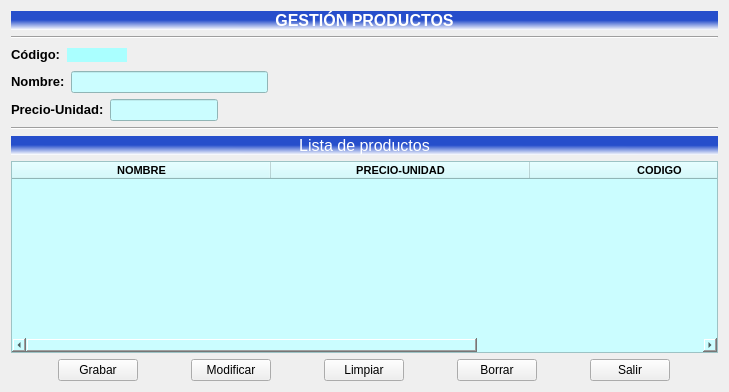
      <widget class="QWidget" name="tab_13">
       <attribute name="title">
        <string>Productos</string>
       </attribute>
       <layout class="QGridLayout" name="gridLayout_23">
        <item row="0" column="0">
         <layout class="QVBoxLayout" name="verticalLayout">
          <item>
           <widget class="QLabel" name="lblXesPro">
            <property name="sizePolicy">
             <sizepolicy hsizetype="Preferred" vsizetype="Fixed">
              <horstretch>0</horstretch>
              <verstretch>0</verstretch>
             </sizepolicy>
            </property>
            <property name="font">
             <font>
              <pointsize>12</pointsize>
              <weight>75</weight>
              <bold>true</bold>
             </font>
            </property>
            <property name="layoutDirection">
             <enum>Qt::LeftToRight</enum>
            </property>
            <property name="autoFillBackground">
             <bool>false</bool>
            </property>
            <property name="styleSheet">
             <string notr="true">color: rgb(255, 255, 255);
background-color: qlineargradient(spread:pad, x1:0.545, y1:0.482955, x2:0.534091, y2:1, stop:0 rgba(38, 78, 203, 255), stop:1 rgba(255, 255, 255, 255));</string>
            </property>
            <property name="text">
             <string>GESTIÓN PRODUCTOS</string>
            </property>
            <property name="alignment">
             <set>Qt::AlignCenter</set>
            </property>
           </widget>
          </item>
          <item>
           <widget class="Line" name="line">
            <property name="orientation">
             <enum>Qt::Horizontal</enum>
            </property>
           </widget>
          </item>
         </layout>
        </item>
        <item row="1" column="0">
         <layout class="QGridLayout" name="gridLayout_18">
          <item row="0" column="0">
           <widget class="QLabel" name="lblCodPro_2">
            <property name="sizePolicy">
             <sizepolicy hsizetype="Fixed" vsizetype="Fixed">
              <horstretch>0</horstretch>
              <verstretch>0</verstretch>
             </sizepolicy>
            </property>
            <property name="font">
             <font>
              <pointsize>10</pointsize>
              <weight>75</weight>
              <bold>true</bold>
             </font>
            </property>
            <property name="text">
             <string>Código:</string>
            </property>
           </widget>
          </item>
          <item row="0" column="1">
           <widget class="QLabel" name="lblCodPro">
            <property name="sizePolicy">
             <sizepolicy hsizetype="Fixed" vsizetype="Fixed">
              <horstretch>25</horstretch>
              <verstretch>0</verstretch>
             </sizepolicy>
            </property>
            <property name="maximumSize">
             <size>
              <width>60</width>
              <height>16777215</height>
             </size>
            </property>
            <property name="font">
             <font>
              <weight>75</weight>
              <bold>true</bold>
             </font>
            </property>
            <property name="styleSheet">
             <string notr="true">background-color: rgb(170, 255, 255);</string>
            </property>
            <property name="text">
             <string/>
            </property>
           </widget>
          </item>
          <item row="0" column="2">
           <spacer name="horizontalSpacer_13">
            <property name="orientation">
             <enum>Qt::Horizontal</enum>
            </property>
            <property name="sizeHint" stdset="0">
             <size>
              <width>40</width>
              <height>20</height>
             </size>
            </property>
           </spacer>
          </item>
         </layout>
        </item>
        <item row="2" column="0">
         <layout class="QGridLayout" name="gridLayout_21">
          <item row="0" column="0">
           <widget class="QLabel" name="lblNomPro">
            <property name="sizePolicy">
             <sizepolicy hsizetype="Fixed" vsizetype="Fixed">
              <horstretch>0</horstretch>
              <verstretch>0</verstretch>
             </sizepolicy>
            </property>
            <property name="font">
             <font>
              <pointsize>10</pointsize>
              <weight>75</weight>
              <bold>true</bold>
             </font>
            </property>
            <property name="text">
             <string>Nombre:</string>
            </property>
           </widget>
          </item>
          <item row="0" column="1">
           <widget class="QLineEdit" name="editNomPro">
            <property name="sizePolicy">
             <sizepolicy hsizetype="Expanding" vsizetype="Fixed">
              <horstretch>0</horstretch>
              <verstretch>0</verstretch>
             </sizepolicy>
            </property>
            <property name="styleSheet">
             <string notr="true">background-color: rgb(203, 253, 255);</string>
            </property>
            <property name="alignment">
             <set>Qt::AlignLeading|Qt::AlignLeft|Qt::AlignVCenter</set>
            </property>
           </widget>
          </item>
          <item row="0" column="2">
           <spacer name="horizontalSpacer_11">
            <property name="orientation">
             <enum>Qt::Horizontal</enum>
            </property>
            <property name="sizeType">
             <enum>QSizePolicy::Fixed</enum>
            </property>
            <property name="sizeHint" stdset="0">
             <size>
              <width>450</width>
              <height>20</height>
             </size>
            </property>
           </spacer>
          </item>
         </layout>
        </item>
        <item row="3" column="0">
         <layout class="QGridLayout" name="gridLayout_19">
          <item row="0" column="0">
           <widget class="QLabel" name="lblPreUni">
            <property name="sizePolicy">
             <sizepolicy hsizetype="Fixed" vsizetype="Fixed">
              <horstretch>0</horstretch>
              <verstretch>0</verstretch>
             </sizepolicy>
            </property>
            <property name="font">
             <font>
              <pointsize>10</pointsize>
              <weight>75</weight>
              <bold>true</bold>
             </font>
            </property>
            <property name="text">
             <string>Precio-Unidad:</string>
            </property>
           </widget>
          </item>
          <item row="0" column="1">
           <widget class="QLineEdit" name="editPreUni">
            <property name="sizePolicy">
             <sizepolicy hsizetype="Fixed" vsizetype="Fixed">
              <horstretch>0</horstretch>
              <verstretch>0</verstretch>
             </sizepolicy>
            </property>
            <property name="baseSize">
             <size>
              <width>0</width>
              <height>0</height>
             </size>
            </property>
            <property name="styleSheet">
             <string notr="true">background-color: rgb(203, 253, 255);</string>
            </property>
            <property name="alignment">
             <set>Qt::AlignCenter</set>
            </property>
           </widget>
          </item>
          <item row="0" column="2">
           <spacer name="horizontalSpacer_12">
            <property name="orientation">
             <enum>Qt::Horizontal</enum>
            </property>
            <property name="sizeType">
             <enum>QSizePolicy::Fixed</enum>
            </property>
            <property name="sizeHint" stdset="0">
             <size>
              <width>500</width>
              <height>20</height>
             </size>
            </property>
           </spacer>
          </item>
         </layout>
        </item>
        <item row="4" column="0">
         <layout class="QVBoxLayout" name="verticalLayout_3">
          <item>
           <widget class="Line" name="line_3">
            <property name="orientation">
             <enum>Qt::Horizontal</enum>
            </property>
           </widget>
          </item>
          <item>
           <widget class="QLabel" name="lblListaPro">
            <property name="sizePolicy">
             <sizepolicy hsizetype="Preferred" vsizetype="Preferred">
              <horstretch>0</horstretch>
              <verstretch>0</verstretch>
             </sizepolicy>
            </property>
            <property name="font">
             <font>
              <pointsize>12</pointsize>
              <weight>50</weight>
              <bold>false</bold>
             </font>
            </property>
            <property name="autoFillBackground">
             <bool>false</bool>
            </property>
            <property name="styleSheet">
             <string notr="true">color: rgb(255, 255, 255);
background-color: qlineargradient(spread:pad, x1:0.545, y1:0.482955, x2:0.534091, y2:1, stop:0 rgba(38, 78, 203, 255), stop:1 rgba(255, 255, 255, 255));</string>
            </property>
            <property name="text">
             <string>Lista de productos</string>
            </property>
            <property name="alignment">
             <set>Qt::AlignCenter</set>
            </property>
           </widget>
          </item>
         </layout>
        </item>
        <item row="5" column="0">
         <widget class="QTableWidget" name="tablaPro">
          <property name="sizePolicy">
           <sizepolicy hsizetype="Expanding" vsizetype="Expanding">
            <horstretch>0</horstretch>
            <verstretch>0</verstretch>
           </sizepolicy>
          </property>
          <property name="styleSheet">
           <string notr="true">background-color: rgb(203, 253, 255);</string>
          </property>
          <property name="sizeAdjustPolicy">
           <enum>QAbstractScrollArea::AdjustIgnored</enum>
          </property>
          <attribute name="horizontalHeaderCascadingSectionResizes">
           <bool>false</bool>
          </attribute>
          <attribute name="horizontalHeaderDefaultSectionSize">
           <number>259</number>
          </attribute>
          <attribute name="horizontalHeaderHighlightSections">
           <bool>true</bool>
          </attribute>
          <column>
           <property name="text">
            <string>NOMBRE</string>
           </property>
           <property name="font">
            <font>
             <family>MS Shell Dlg 2</family>
             <pointsize>8</pointsize>
             <weight>75</weight>
             <bold>true</bold>
            </font>
           </property>
           <property name="textAlignment">
            <set>AlignCenter</set>
           </property>
          </column>
          <column>
           <property name="text">
            <string>PRECIO-UNIDAD</string>
           </property>
           <property name="font">
            <font>
             <family>MS Shell Dlg 2</family>
             <pointsize>8</pointsize>
             <weight>75</weight>
             <bold>true</bold>
            </font>
           </property>
           <property name="textAlignment">
            <set>AlignCenter</set>
           </property>
          </column>
          <column>
           <property name="text">
            <string>CODIGO</string>
           </property>
           <property name="font">
            <font>
             <family>MS Shell Dlg 2</family>
             <pointsize>8</pointsize>
             <weight>75</weight>
             <bold>true</bold>
            </font>
           </property>
           <property name="textAlignment">
            <set>AlignCenter</set>
           </property>
          </column>
         </widget>
        </item>
        <item row="6" column="0">
         <layout class="QGridLayout" name="gridLayout_22">
          <item row="0" column="2">
           <widget class="QPushButton" name="btnLimpiarPro">
            <property name="sizePolicy">
             <sizepolicy hsizetype="Fixed" vsizetype="Fixed">
              <horstretch>0</horstretch>
              <verstretch>0</verstretch>
             </sizepolicy>
            </property>
            <property name="text">
             <string>Limpiar</string>
            </property>
           </widget>
          </item>
          <item row="0" column="1">
           <widget class="QPushButton" name="btnModifPro">
            <property name="sizePolicy">
             <sizepolicy hsizetype="Fixed" vsizetype="Fixed">
              <horstretch>0</horstretch>
              <verstretch>0</verstretch>
             </sizepolicy>
            </property>
            <property name="text">
             <string>Modificar</string>
            </property>
           </widget>
          </item>
          <item row="0" column="3">
           <widget class="QPushButton" name="btnBajaPro">
            <property name="sizePolicy">
             <sizepolicy hsizetype="Fixed" vsizetype="Fixed">
              <horstretch>0</horstretch>
              <verstretch>0</verstretch>
             </sizepolicy>
            </property>
            <property name="text">
             <string>Borrar</string>
            </property>
           </widget>
          </item>
          <item row="0" column="4">
           <widget class="QPushButton" name="btnSalirPro">
            <property name="sizePolicy">
             <sizepolicy hsizetype="Fixed" vsizetype="Fixed">
              <horstretch>0</horstretch>
              <verstretch>0</verstretch>
             </sizepolicy>
            </property>
            <property name="text">
             <string>Salir</string>
            </property>
           </widget>
          </item>
          <item row="0" column="0">
           <widget class="QPushButton" name="btnAltaPro">
            <property name="enabled">
             <bool>true</bool>
            </property>
            <property name="sizePolicy">
             <sizepolicy hsizetype="Fixed" vsizetype="Fixed">
              <horstretch>0</horstretch>
              <verstretch>0</verstretch>
             </sizepolicy>
            </property>
            <property name="text">
             <string>Grabar</string>
            </property>
           </widget>
          </item>
         </layout>
        </item>
       </layout>
      </widget>
